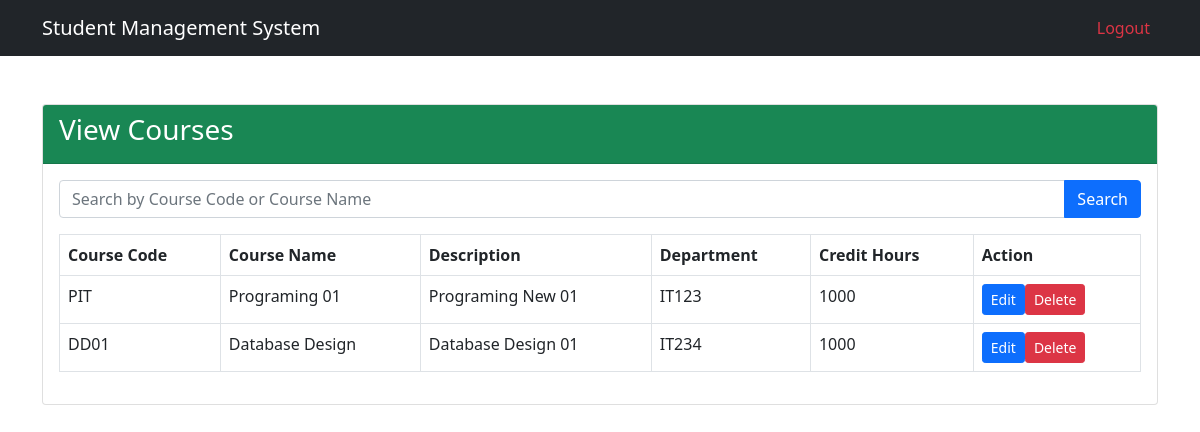
The page /view_courses.php on the database its author committed.
### tables this page shows
CREATE TABLE `Course` (
  `CourseID` int(11) NOT NULL,
  `CourseCode` varchar(20) NOT NULL,
  `CourseName` varchar(100) NOT NULL,
  `Description` text DEFAULT NULL,
  `Department` varchar(50) DEFAULT NULL,
  `CreditHours` int(11) NOT NULL
);

### view_courses.php (the view, shortened to what this page needs)
<!DOCTYPE html>
<html>
<head>
    <link href="https://cdn.jsdelivr.net/npm/bootstrap@5.0.2/dist/css/bootstrap.min.css" rel="stylesheet">
</head>
<body>
    <? require_once 'header.php'; ?>
    <div class="container mt-5">
        <div class="row">
            <div class="col-md-12">
                <div class="card">
                    <div class="card-header bg-success text-white">
                        <h3 class="card-title">View Courses</h3>
                    </div>
                    <div class="card-body">
                        <form method="post" class="mb-3">
                            <div class="input-group">
                                <input type="text" class="form-control" placeholder="Search by Course Code or Course Name" name="searchKeyword">
                                <button type="submit" class="btn btn-primary">Search</button>
                            </div>
                        </form>
                        <table class="table table-bordered">
                            <thead>
                                <tr>
                                    <th>Course Code</th>
                                    <th>Course Name</th>
                                    <th>Description</th>
                                    <th>Department</th>
                                    <th>Credit Hours</th>
                                    <th>Action</th>
                                </tr>
                            </thead>
                            <tbody>
                                <?php
                                include 'db_connect.php';
                                if ($_SERVER["REQUEST_METHOD"] == "POST") {
                                    $searchKeyword = $_POST["searchKeyword"];
                                    $sql = "SELECT CourseCode, CourseName, Description, Department, CreditHours FROM Course WHERE CourseCode LIKE '%$searchKeyword%' OR CourseName LIKE '%$searchKeyword%'";
                                } else {
                                    $sql = "SELECT CourseCode, CourseName, Description, Department, CreditHours FROM Course";
                                }
                                $result = $conn->query($sql);
                                if ($result->num_rows > 0) {
                                    while ($row = $result->fetch_assoc()) {
                                        echo '<tr>';
                                        echo '<td>' . $row["CourseCode"] . '</td>';
                                        echo '<td>' . $row["CourseName"] . '</td>';
                                        echo '<td>' . $row["Description"] . '</td>';
                                        echo '<td>' . $row["Department"] . '</td>';
                                        echo '<td>' . $row["CreditHours"] . '</td>';
                                        echo '<td>';
                                        echo '<a href="edit_course.php?courseCode=' . $row["CourseCode"] . '" class="btn btn-primary btn-sm">Edit</a>';
                                        echo '<a href="delete_course.php?courseCode=' . $row["CourseCode"] . '" class="btn btn-danger btn-sm ml-2">Delete</a>';
                                        echo '</td>';
                                        echo '</tr>';
                                    }
                                } else {
                                    echo '<tr><td colspan="6" class="text-center">No courses found.</td></tr>';
                                }
                                ?>
                            </tbody>
                        </table>
                    </div>
                </div>
            </div>
        </div>
    </div>
</body>
</html>

### rows shown on the page
course: CourseCode "PIT", CourseName "Programing 01", Description "Programing New 01", Department "IT123", CreditHours "1000"
course: CourseCode "DD01", CourseName "Database Design", Description "Database Design 01", Department "IT234", CreditHours "1000"
